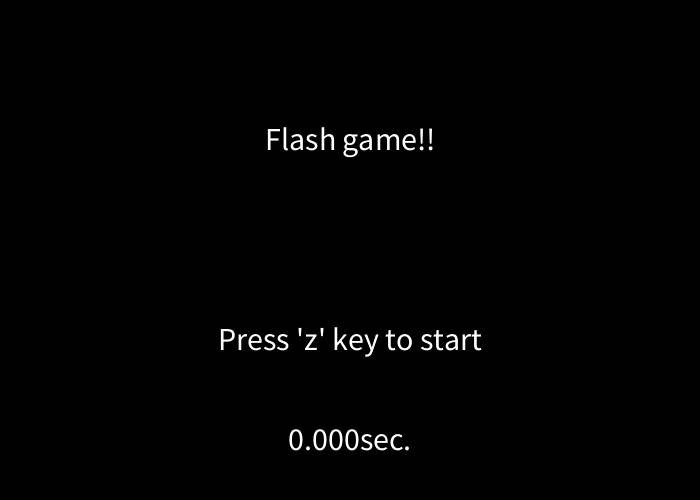
Frame 1 (no input)
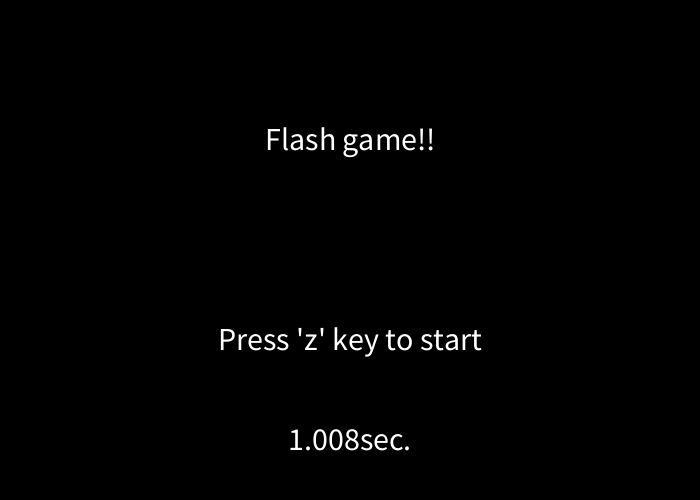
Frame 60 (the mouse pressed at the canvas centre just before this capture)
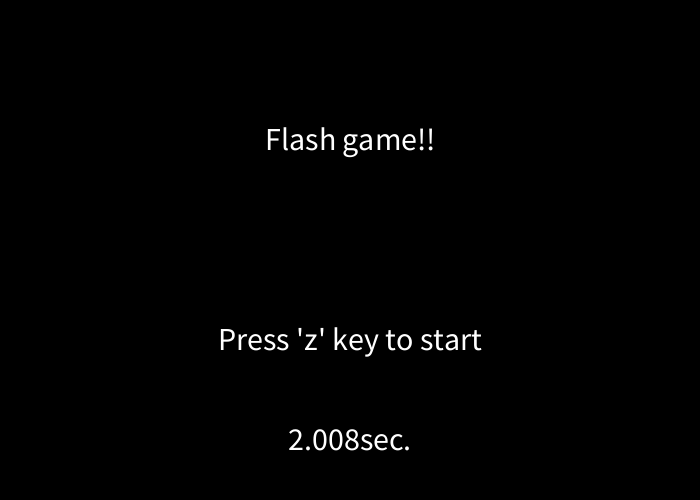
Frame 120 (the mouse held since frame 60 and released just before this capture)

The Processing sketch that drew these frames (run headless with seeded random() and noise(); from frame 60 on, the mouse is pressed at the canvas centre):

// Processing sketch: game1
// ── game1.pde
State state;

void setup() {
  size(700, 500);
  textSize(32);
  textAlign(CENTER);
  fill(255);
  state = new TitleState();
}

void draw() {
  background(0);
  state = state.doState();
}

abstract class State {
  long t_start;
  float t;

  State() {
    t_start = millis();
  }

  State doState() {
    t = (millis() - t_start) / 1000.0;
    text(nf(t, 1, 3)  + "sec.", width * 0.5, height * 0.9);
    drawState();
    return decideState();
  }

  abstract void drawState();    // 状態に応じた描画を行う
  abstract State decideState(); // 次の状態を返す
}

// ── State.pde

class TitleState extends State {
  void drawState() {
    text("Flash game!!", width * 0.5, height * 0.3);
    text("Press 'z' key to start", width * 0.5, height * 0.7);
  }

  State decideState() {
    if (keyPressed && key == 'z') { // if 'z' key is pressed
      return new GameState(); // start game
    }
    return this;
  }
}

class GameState extends State {
  void drawState() {
    text("Game (for 5 seconds)", width * 0.5, height * 0.5);
  }

  State decideState() {
    if (t > 2) { // if ellapsed time is larger than
      return new EndingState(); // go to ending
    } 
    return this;
  }
}

class EndingState extends State {
  void drawState() {
    text("Ending", width * 0.5, height * 0.5);
    if (t > 3) {
      text("Press 'a' to restart.", width * 0.5, height * 0.7);
    }
  }

  State decideState() {
    if (t > 3 && keyPressed && key == 'a') {
      return new EndingState();
    }
    return this;
  }
}
